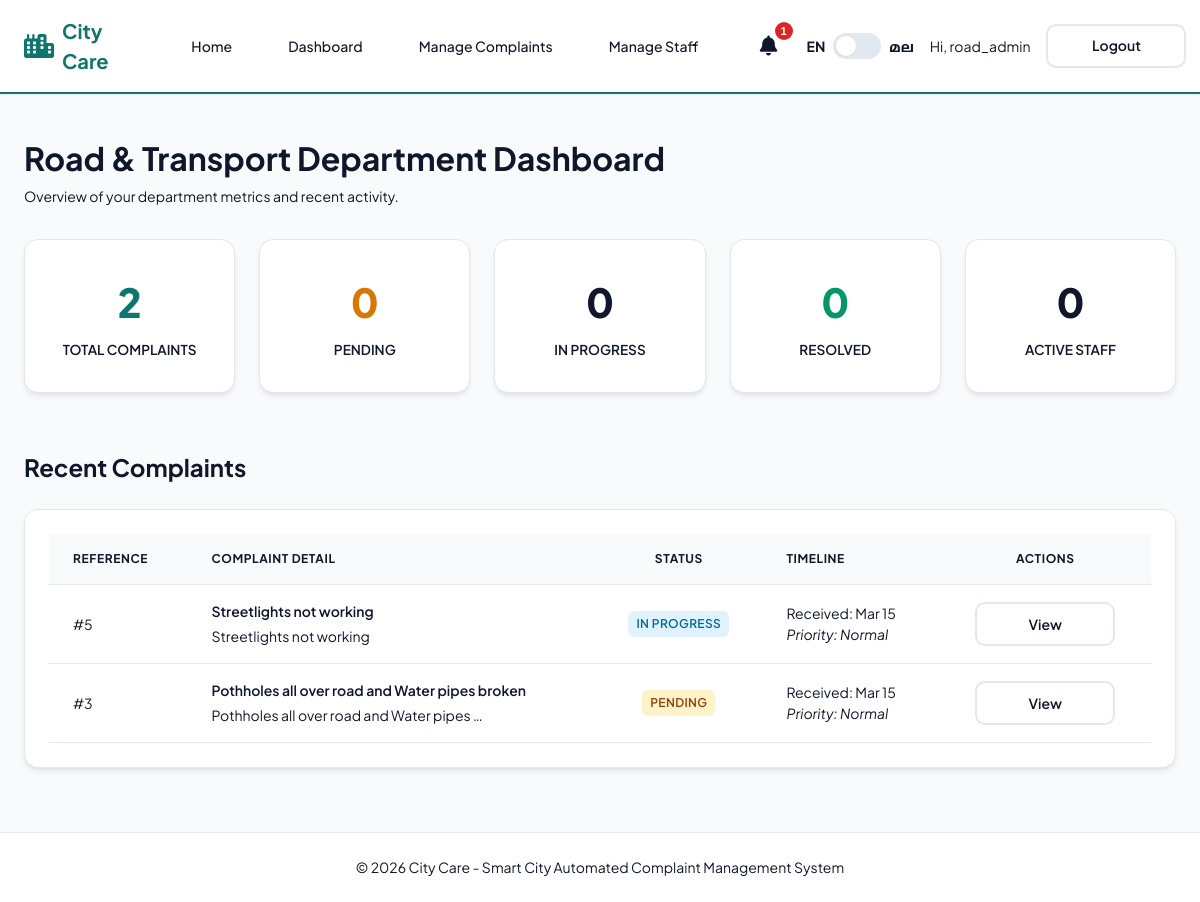
The app's page /department/dashboard/ (signed in), older data.
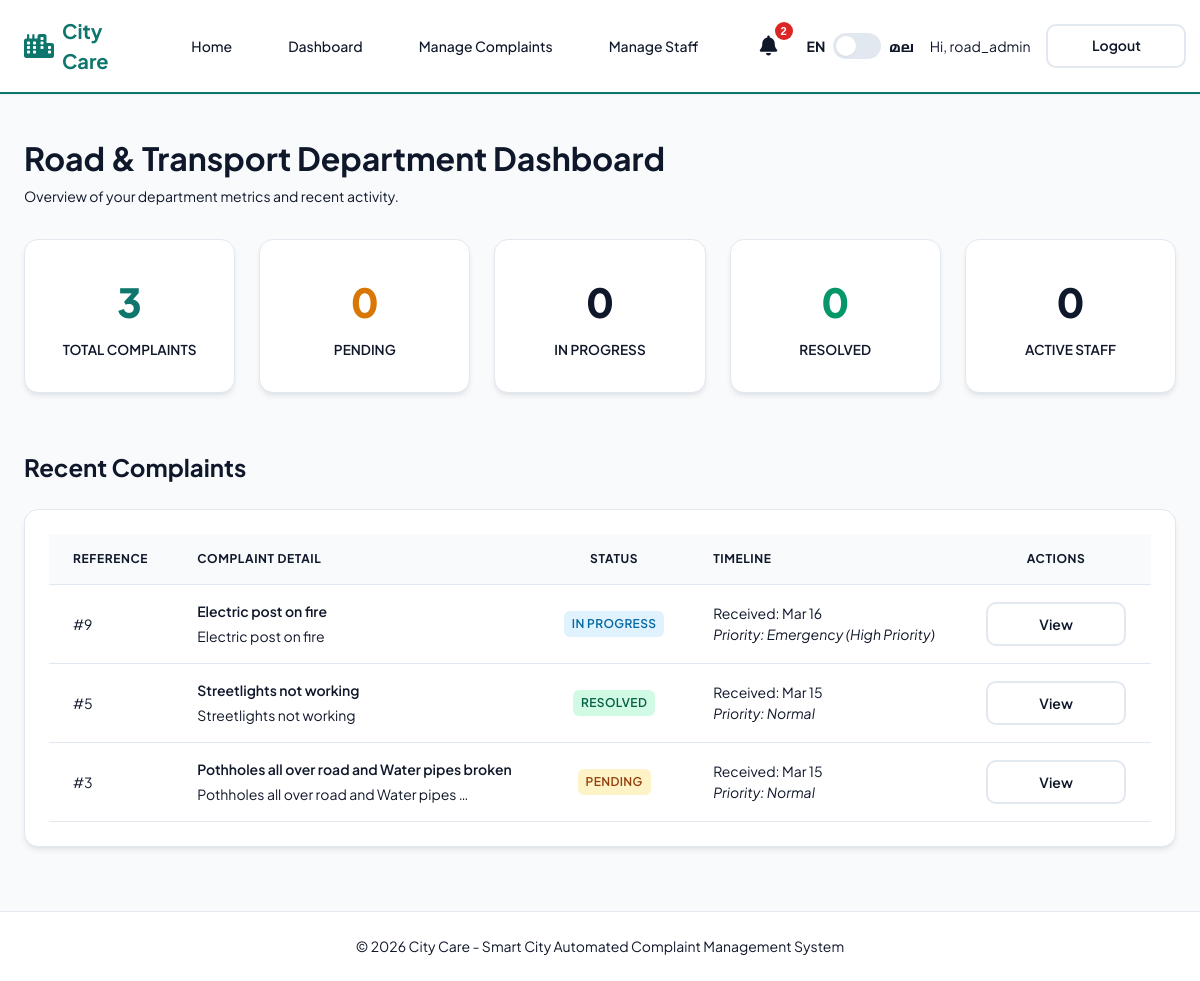
The same page, newer data.
### complaints/models.py (models this page shows, shortened)
class Complaint(models.Model):
    PRIORITY_CHOICES = [
        ('Normal', _('Normal')),
        ('Emergency', _('Emergency (High Priority)')),
    ]
    STATUS_CHOICES = [
        ('Pending', _('Pending')),
        ('In Progress', _('In Progress')),
        ('Resolved', _('Resolved')),
        ('Escalated', _('Escalated')),
    ]
    user = models.ForeignKey(settings.AUTH_USER_MODEL, on_delete=models.CASCADE, verbose_name=_("user"))
    title = models.CharField(_("title"), max_length=200)
    description = models.TextField(_("description"))
    location = models.CharField(_("location"), max_length=255)
    latitude = models.DecimalField(_("latitude"), max_digits=9, decimal_places=6, null=True, blank=True)
    longitude = models.DecimalField(_("longitude"), max_digits=9, decimal_places=6, null=True, blank=True)
    image = models.ImageField(_("image"), upload_to='complaints/', blank=True, null=True)
    departments = models.ManyToManyField(Department, blank=True, verbose_name=_("departments"))
    assigned_staff = models.ForeignKey(DepartmentStaff, on_delete=models.SET_NULL, null=True, blank=True, related_name='assigned_complaints', verbose_name=_("assigned staff"))
    priority = models.CharField(_("priority"), max_length=20, choices=PRIORITY_CHOICES, default='Normal')
    status = models.CharField(_("status"), max_length=20, choices=STATUS_CHOICES, default='Pending')
    staff_remarks = models.TextField(_("staff remarks"), blank=True, default='')
    is_escalated = models.BooleanField(_("is escalated"), default=False)
    created_at = models.DateTimeField(_("created at"), auto_now_add=True)
    updated_at = models.DateTimeField(_("updated at"), auto_now=True)

### complaints/views.py (the view)
# urls.py: path('department/dashboard/', views.department_dashboard, name='department_dashboard'),
@login_required
def department_dashboard(request):
    if not request.user.is_department_admin:
        return HttpResponseForbidden(_("You are not authorized to access this page."))
    dept = request.user.department
    if not dept:
        return render(request, 'complaints/department_dashboard.html', {'error': _('No department assigned.')})
    base_token = (dept.name or "").split()[0]
    related_depts = Department.objects.filter(name__icontains=base_token)
    complaints = Complaint.objects.filter(departments__in=related_depts).distinct()
    staff_count = DepartmentStaff.objects.filter(department__in=related_depts).count()
    context = {
        'department': dept,
        'total_complaints': complaints.count(),
        'pending': complaints.filter(status='pending').count(),
        'in_progress': complaints.filter(status='in_progress').count(),
        'resolved': complaints.filter(status='resolved').count(),
        'staff_count': staff_count,
        'recent_complaints': complaints.order_by('-created_at')[:5],
    }
    return render(request, 'complaints/department_dashboard.html', context)

### complaints/context_processors.py (called while the page is built)
def notifications(request):
    if request.user.is_authenticated:
        unread_count = request.user.notifications.filter(is_read=False).count()
        recent_notifications = request.user.notifications.all()[:5]
        return {
            'unread_notifications_count': unread_count,
            'recent_notifications': recent_notifications,
            'is_staff_user': hasattr(request.user, 'departmentstaff')
        }
    return {}

### templates/complaints/department_dashboard.html (shortened to what the changed rows need)
{% extends 'base.html' %}
{% load i18n %}
{% block content %}
<div class="page-header mb-5">
    <div>
        <h1 class="page-header__title">{% if department %}{{ department.name }} {% trans 'Dashboard' %}{% else %}{% trans 'Department Dashboard' %}{% endif %}</h1>
    </div>
</div>
{% if error %}
<div class="card card--elevated mb-5" style="border-left: 4px solid var(--danger); padding: var(--space-3);">
    <p class="text-danger" style="margin: 0; font-weight: 600;">{{ error }}</p>
</div>
{% else %}
<div style="display: grid; grid-template-columns: repeat(auto-fit, minmax(200px, 1fr)); gap: 1.5rem; margin-bottom: 2rem;">
    <div class="card card--elevated" style="text-align: center; padding: 2rem;">
        <div style="font-size: 2.5rem; font-weight: 800; color: var(--primary);">{{ total_complaints }}</div>
        <div class="text-muted" style="font-weight: 600; margin-top: 0.5rem; text-transform: uppercase; font-size: 0.85rem;">{% trans 'Total Complaints' %}</div>
    </div>
    <div class="card card--elevated" style="text-align: center; padding: 2rem;">
        <div style="font-size: 2.5rem; font-weight: 800; color: var(--warning);">{{ pending }}</div>
        <div class="text-muted" style="font-weight: 600; margin-top: 0.5rem; text-transform: uppercase; font-size: 0.85rem;">{% trans 'Pending' %}</div>
    </div>
    <div class="card card--elevated" style="text-align: center; padding: 2rem;">
        <div style="font-size: 2.5rem; font-weight: 800; color: var(--info);">{{ in_progress }}</div>
        <div class="text-muted" style="font-weight: 600; margin-top: 0.5rem; text-transform: uppercase; font-size: 0.85rem;">{% trans 'In Progress' %}</div>
    </div>
    <div class="card card--elevated" style="text-align: center; padding: 2rem;">
        <div style="font-size: 2.5rem; font-weight: 800; color: var(--success);">{{ resolved }}</div>
        <div class="text-muted" style="font-weight: 600; margin-top: 0.5rem; text-transform: uppercase; font-size: 0.85rem;">{% trans 'Resolved' %}</div>
    </div>
    <div class="card card--elevated" style="text-align: center; padding: 2rem;">
        <div style="font-size: 2.5rem; font-weight: 800; color: var(--text);">{{ staff_count }}</div>
        <div class="text-muted" style="font-weight: 600; margin-top: 0.5rem; text-transform: uppercase; font-size: 0.85rem;">{% trans 'Active Staff' %}</div>
    </div>
</div>
<h2 class="mb-4" style="font-size: 1.5rem;">{% trans 'Recent Complaints' %}</h2>
<div class="card card--elevated">
    <div class="table-wrapper">
        <table>
            <thead>
                <tr>
                    <th>{% trans 'Reference' %}</th>
                    <th>{% trans 'Complaint Detail' %}</th>
                    <th style="text-align: center;">{% trans 'Status' %}</th>
                    <th>{% trans 'Timeline' %}</th>
                    <th style="text-align: center;">{% trans 'Actions' %}</th>
                </tr>
            </thead>
            <tbody>
                {% for c in recent_complaints %}
                <tr>
                    <td data-label="{% trans 'Reference' %}">#{{ c.pk }}</td>
                    <td data-label="{% trans 'Complaint Detail' %}">
                        <div style="font-weight: 600; margin-bottom: 0.25rem;">{{ c.title }}</div>
                        <div class="small text-muted" style="white-space: nowrap; overflow: hidden; text-overflow: ellipsis; max-width: 280px;">{{ c.description }}</div>
                    </td>
                    <td data-label="{% trans 'Status' %}" style="text-align: center;">
                        {% if c.status == 'Resolved' or c.status == 'Completed' %}
                            <span class="badge badge-success">{{ c.status }}</span>
                        {% elif c.status == 'In Progress' %}
                            <span class="badge badge-progress">{% trans 'In Progress' %}</span>
                        {% elif c.status == 'Needs Review' %}
                            <span class="badge badge-pending">{% trans 'Needs Review' %}</span>
                        {% else %}
                            <span class="badge badge-pending">{{ c.status }}</span>
                        {% endif %}
                    </td>
                    <td data-label="{% trans 'Timeline' %}">
                        <div>{% trans 'Received' %}: {{ c.created_at|date:"M d" }}</div>
                        <div class="small text-muted" style="font-style: italic;">{% trans 'Priority' %}: {{ c.get_priority_display }}</div>
                    </td>
                    <td data-label="{% trans 'Actions' %}" style="text-align: center;">
                        <a href="{% url 'complaint_detail' c.pk %}" class="btn btn-secondary">{% trans 'View' %}</a>
                    </td>
                </tr>
                {% empty %}
                <tr>
                    <td colspan="5" class="text-center text-muted" style="padding: var(--space-8);">{% trans 'No complaints found.' %}</td>
                </tr>
                {% endfor %}
            </tbody>
        </table>
    </div>
</div>
{% endif %}
{% endblock %}

### templates/base.html (shortened to what the changed rows need)
{% load static i18n %}
<!DOCTYPE html>
<html lang="{{ LANGUAGE_CODE|default:'en' }}">
<head>
    <link rel="stylesheet" href="https://cdnjs.cloudflare.com/ajax/libs/font-awesome/6.4.0/css/all.min.css">
    <link rel="stylesheet" href="{% static 'css/style.css' %}">
</head>
<body>
    <header class="header">
        <div class="container">
            <nav class="nav-desktop">
                <div class="nav-actions">
                    {% if user.is_authenticated %}
                        <div class="notifications-wrap">
                            <button type="button" class="notifications-trigger" id="notifications-trigger" aria-label="{% trans 'Notifications' %}" aria-expanded="false" aria-haspopup="true">
                                <i class="fa-solid fa-bell"></i>
                                {% if unread_notifications_count %}
                                <span class="notifications-badge">{{ unread_notifications_count }}</span>
                                {% endif %}
                            </button>
                        </div>
                    {% endif %}
                                {% get_current_language as CURRENT_LANG %}
                </div>
            </nav>
        </div>
                            {% get_current_language as CURRENT_LANG %}
    </header>
    <main>
        <div class="container">
            {% block content %}
            {% endblock %}
        </div>
    </main>
</body>
</html>

Row changes from the older to the newer data that the page shows:
added Complaint: pk "9", title "Electric post on fire", description "Electric post on fire", created_at "Mar 16", priority "Emergency (High Priority)"
changed Complaint "Streetlights not working": status (not shown) → "RESOLVED"; trans "IN PROGRESS" → (not shown)
Text that changed along with them:
{{ unread_notifications_count }}: "1" → "2"
{{ total_complaints }}: "2" → "3"
